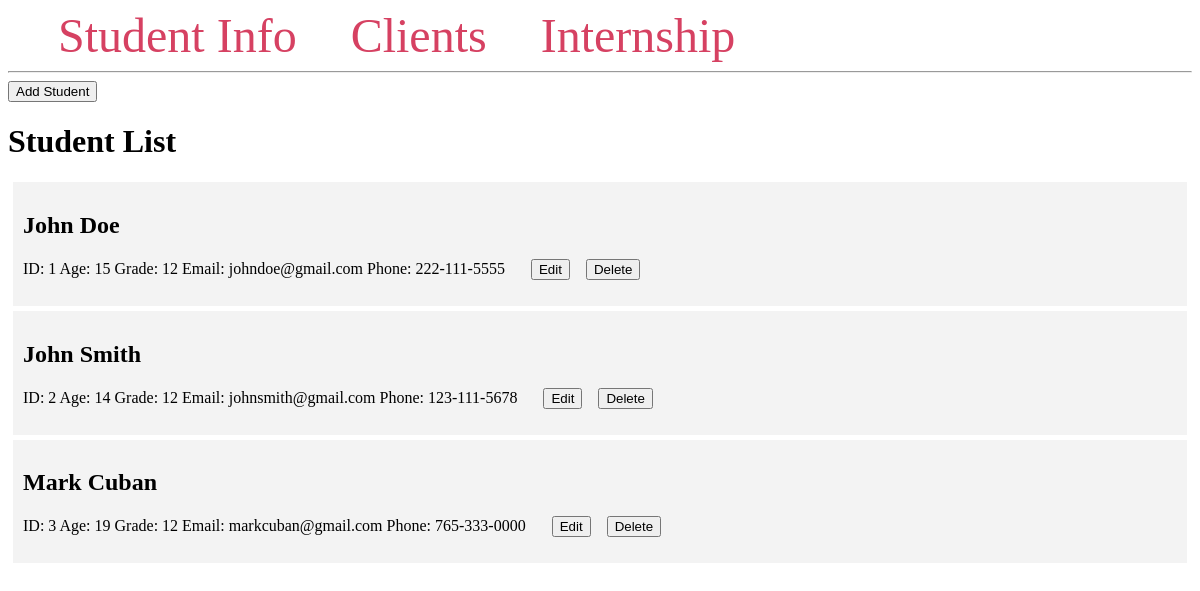
/students, run on the app's committed database.
### tables this page shows
CREATE TABLE students (
                          id INTEGER PRIMARY KEY AUTOINCREMENT,
                          name TEXT NOT NULL,
                          age INTEGER,
                          grade TEXT NOT NULL,
                          email TEXT NOT NULL,
                          phone TEXT NOT NULL
);

### main.py (the view)
@app.route('/students')
def index():
    conn = get_db_connection()
    students = conn.execute('SELECT * FROM students').fetchall()
    print(students[0]['id'])
    conn.close()
    return render_template('index.html', students=students)

### main.py (called while the page is built)
def get_db_connection():
    conn = sqlite3.connect('student_project.db')
    conn.row_factory = sqlite3.Row
    return conn

### templates/index.html (shortened to what this page needs)
{% extends 'base.html' %}
{% block content %}
<a href="{{ url_for('create') }}">
    <button type="button" >Add Student</button>
</a>
<h1>{% block title %} Student List {% endblock %}</h1>
{% for student in students %}
<div class='student'>
    <h2>
        {{ student['name'] }}
    </h2>
    <p>
        ID: {{student['id']}} Age: {{ student['age'] }}  Grade: {{ student['grade'] }} Email: {{ student['email'] }} Phone: {{ student['phone'] }}
        <span style="padding-left:22px"/>
        <a href="{{ url_for('edit', id=student['id']) }}"><button>Edit</button></a>
        <span style="padding-left:12px"/>
        <a><button>Delete</button></a>
    </p>
</div>
{% endfor %}
{% endblock %}

### templates/base.html (shortened to what this page needs)
<!DOCTYPE html>
<html lang="en">
<head>
    <link rel="stylesheet" href="https://cdnjs.cloudflare.com/ajax/libs/font-awesome/6.3.0/css/all.min.css">
</head>
<body>
<nav>
    <a href="{{ url_for('index') }}">Student Info</a>
    <a href="{{ url_for('index') }}">Clients</a>
    <a >Internship</a>
</nav>
<hr>
<div class="content">
    {% block content %} {% endblock %}
</div>
</body>
</html>

### templates/base.html (style rules this page uses)
.student { padding: 10px; margin: 5px; background-color: #f3f3f3 }
nav a { color: #d64162; font-size: 3em; margin-left: 50px; text-decoration: none; }

### data on the page
students: name "John Doe", id "1", age "15", grade "12", email "johndoe@gmail.com", phone "222-111-5555"
students: name "John Smith", id "2", age "14", grade "12", email "johnsmith@gmail.com", phone "123-111-5678"
students: name "Mark Cuban", id "3", age "19", grade "12", email "markcuban@gmail.com", phone "765-333-0000"
